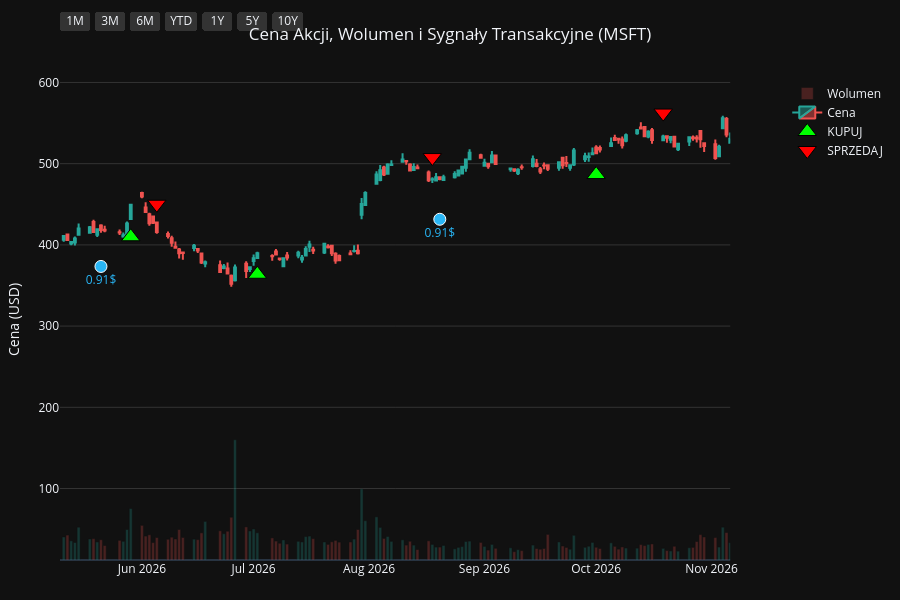
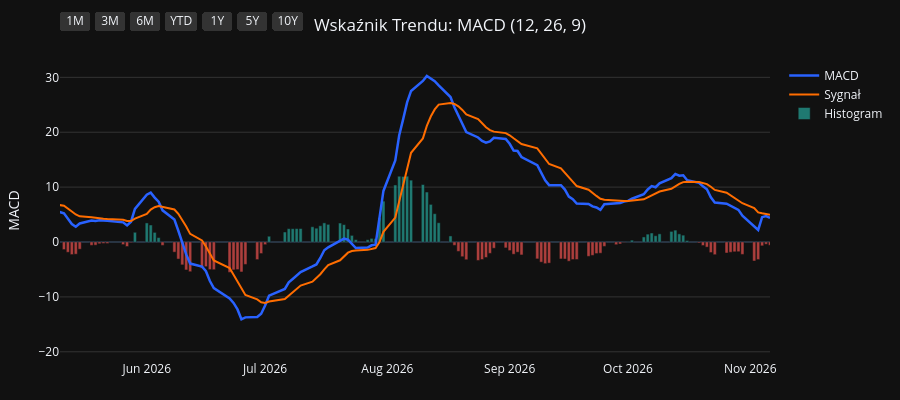
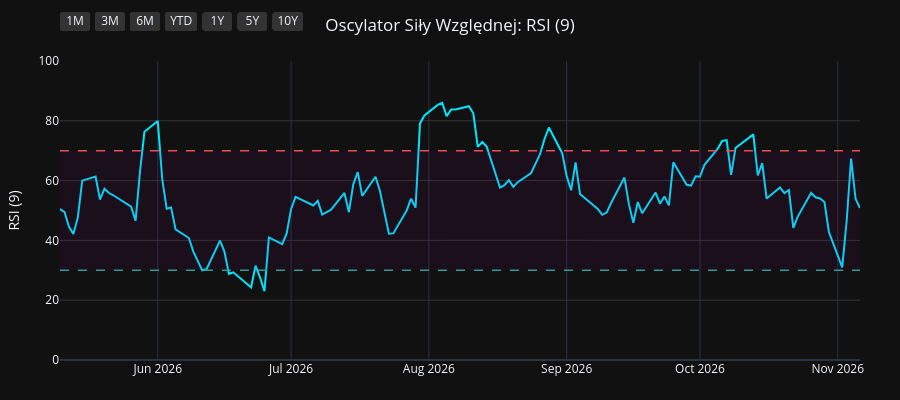
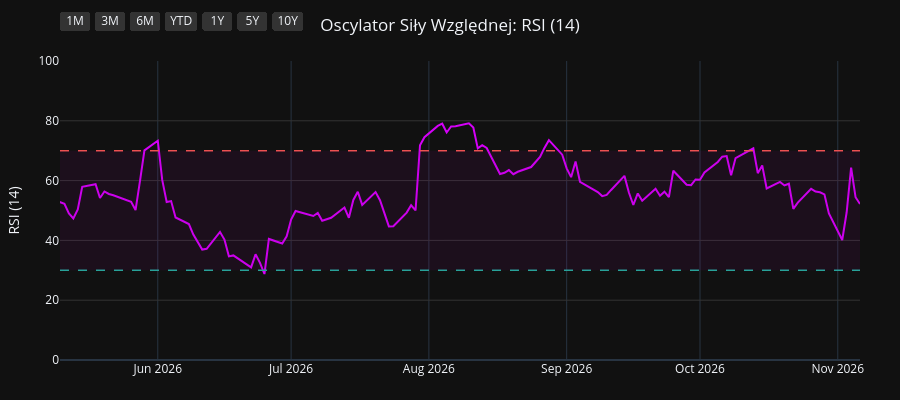

The cell these charts' notebook holds for them, in order:
### Code cell
import os
import yfinance as yf
import pandas as pd
import pandas_ta as ta
import plotly.graph_objects as go
from plotly.subplots import make_subplots

# 1. Pobranie i przygotowanie danych
symbol = os.environ.get("STOCK_TICKER", "").strip().upper()
if not symbol:
    raise RuntimeError("Set STOCK_TICKER before running price_extractor.ipynb")
df = yf.Ticker(symbol).history(period="10y")
df.index = df.index.tz_localize(None)

# Wskaźniki i sygnały
df.ta.macd(fast=12, slow=26, signal=9, append=True)
df.ta.rsi(length=9, append=True)
df.ta.rsi(length=14, append=True)
df.ta.rsi(length=21, append=True)
df.dropna(inplace=True)

macd = df['MACD_12_26_9']
signal = df['MACDs_12_26_9']
wczorajszy_macd = macd.shift(1)
wczorajszy_signal = signal.shift(1)

df['Decyzja'] = 'BRAK'
df.loc[(macd > signal) & (wczorajszy_macd <= wczorajszy_signal), 'Decyzja'] = 'KUPUJ'
df.loc[(macd < signal) & (wczorajszy_macd >= wczorajszy_signal), 'Decyzja'] = 'SPRZEDAJ'

df_kupuj = df[df['Decyzja'] == 'KUPUJ']
df_sprzedaj = df[df['Decyzja'] == 'SPRZEDAJ']
df_dywidendy = df[df['Dividends'] > 0]
df_splity = df[df['Stock Splits'] > 0]

# Wspólna konfiguracja osi X
konfiguracja_osi_x = dict(
    type="date",
    showspikes=True, spikemode="across", spikesnap="cursor", spikedash="dot", spikecolor="#ffffff", spikethickness=1, hoverformat="%Y-%m-%d",
    rangeselector=dict(
        buttons=list([
            dict(count=1, label="1M", step="month", stepmode="backward"),
            dict(count=3, label="3M", step="month", stepmode="backward"),
            dict(count=6, label="6M", step="month", stepmode="backward"),
            dict(count=1, label="YTD", step="year", stepmode="todate"),
            dict(count=1, label="1Y", step="year", stepmode="backward"),
            dict(count=5, label="5Y", step="year", stepmode="backward"),
            dict(step="all", label="10Y")
        ]),
        bgcolor="#333333", activecolor="#2962ff", x=0, y=1.1
    )
)

# ==========================================
# WYKRES 1: CENA + WOLUMEN + SYGNAŁY
# ==========================================
fig1 = make_subplots(specs=[[{"secondary_y": True}]])

kolory_wolumenu = ['#26a69a' if row['Close'] >= row['Open'] else '#ef5350' for index, row in df.iterrows()]
fig1.add_trace(go.Bar(x=df.index, y=df['Volume'], marker_color=kolory_wolumenu, opacity=0.25, name='Wolumen'), secondary_y=True)
fig1.add_trace(go.Candlestick(x=df.index, open=df['Open'], high=df['High'], low=df['Low'], close=df['Close'], name='Cena', increasing_line_color='#26a69a', decreasing_line_color='#ef5350'), secondary_y=False)
fig1.add_trace(go.Scatter(x=df_kupuj.index, y=df_kupuj['Low'] * 0.95, customdata=df_kupuj[['Low', 'High']], mode='markers', marker=dict(symbol='triangle-up', size=16, color='#00ff00', line=dict(width=1, color='black')), name='KUPUJ', hovertemplate='KUPUJ<br>Najniższa: %{customdata[0]:.2f}<br>Najwyższa: %{customdata[1]:.2f}<extra></extra>'), secondary_y=False)
fig1.add_trace(go.Scatter(x=df_sprzedaj.index, y=df_sprzedaj['High'] * 1.05, customdata=df_sprzedaj[['Low', 'High']], mode='markers', marker=dict(symbol='triangle-down', size=16, color='#ff0000', line=dict(width=1, color='black')), name='SPRZEDAJ', hovertemplate='SPRZEDAJ<br>Najniższa: %{customdata[0]:.2f}<br>Najwyższa: %{customdata[1]:.2f}<extra></extra>'), secondary_y=False)

if not df_dywidendy.empty:
    fig1.add_trace(go.Scatter(x=df_dywidendy.index, y=df_dywidendy['Low'] * 0.90, mode='markers+text', marker=dict(symbol='circle', size=12, color='#29b6f6', line=dict(width=1, color='white')), text=df_dywidendy['Dividends'].apply(lambda x: f"{x}$"), textposition="bottom center", name='Dywidenda', showlegend=False, hovertemplate='Dywidenda: %{text}<extra></extra>', textfont=dict(color="#29b6f6")), secondary_y=False)
if not df_splity.empty:
                    fig1.add_trace(go.Scatter(x=df_splity.index, y=df_splity['High'], mode='markers+text', marker=dict(symbol='star', size=16, color='#ffee58', line=dict(width=1, color='black')), text=df_splity['Stock Splits'].apply(lambda x: f"{x:g}:1" if x >= 1 else f"1:{1 / x:g}"), textposition="top center", name='Split', hovertemplate='%{text}<extra></extra>', textfont=dict(color="#ffee58")), secondary_y=False)

fig1.update_layout(title=dict(text=f"Cena Akcji, Wolumen i Sygnały Transakcyjne ({symbol})", x=0.5, xanchor='center'), dragmode='pan', xaxis_rangeslider_visible=False, template='plotly_dark', height=600, hovermode='x unified', margin=dict(l=60, r=40, t=60, b=40))
fig1.update_xaxes(**konfiguracja_osi_x)
fig1.update_xaxes(range=[df.index.max() - pd.Timedelta(days=180), df.index.max()])
fig1.update_yaxes(title_text="Cena (USD)", secondary_y=False, gridcolor='#333333')
fig1.update_yaxes(range=[0, df['Volume'].max() * 4], showgrid=False, showticklabels=False, secondary_y=True)
fig1.show(config={'scrollZoom': True})

# ==========================================
# WYKRES 2: WSKAŹNIK MACD
# ==========================================
fig2 = go.Figure()
fig2.add_trace(go.Scatter(x=df.index, y=df['MACD_12_26_9'], line=dict(color='#2962ff', width=2.5), name='MACD'))
fig2.add_trace(go.Scatter(x=df.index, y=df['MACDs_12_26_9'], line=dict(color='#ff6d00', width=2), name='Sygnał'))
kolory_macd = ['#26a69a' if val >= 0 else '#ef5350' for val in df['MACDh_12_26_9']]
fig2.add_trace(go.Bar(x=df.index, y=df['MACDh_12_26_9'], marker_color=kolory_macd, name='Histogram', opacity=0.7))
fig2.update_layout(title=dict(text="Wskaźnik Trendu: MACD (12, 26, 9)", x=0.5, xanchor='center'), dragmode='pan', xaxis_rangeslider_visible=False, template='plotly_dark', height=400, hovermode='x unified', margin=dict(l=60, r=40, t=60, b=40))
fig2.update_xaxes(**konfiguracja_osi_x)
fig2.update_xaxes(range=[df.index.max() - pd.Timedelta(days=180), df.index.max()])
fig2.update_yaxes(title_text="MACD", gridcolor='#333333')
fig2.show(config={'scrollZoom': True})

# ==========================================
# WYKRES 3: OSCYLATOR RSI (9)
# ==========================================
fig3 = go.Figure()
fig3.add_trace(go.Scatter(x=df.index, y=df['RSI_9'], line=dict(color='#00e5ff', width=2), name='RSI (9)'))
fig3.add_hline(y=70, line_dash="dash", line_color="#ef5350", line_width=1.5)
fig3.add_hline(y=30, line_dash="dash", line_color="#26a69a", line_width=1.5)
fig3.add_hrect(y0=30, y1=70, line_width=0, fillcolor="purple", opacity=0.1)
fig3.update_layout(title=dict(text="Oscylator Siły Względnej: RSI (9)", x=0.5, xanchor='center'), dragmode='pan', xaxis_rangeslider_visible=False, template='plotly_dark', height=400, hovermode='x unified', margin=dict(l=60, r=40, t=60, b=40))
fig3.update_xaxes(**konfiguracja_osi_x)
fig3.update_xaxes(range=[df.index.max() - pd.Timedelta(days=180), df.index.max()])
fig3.update_yaxes(title_text="RSI (9)", range=[0, 100], gridcolor='#333333')
fig3.show(config={'scrollZoom': True})

# ==========================================
# WYKRES 4: OSCYLATOR RSI (14)
# ==========================================
fig4 = go.Figure()
fig4.add_trace(go.Scatter(x=df.index, y=df['RSI_14'], line=dict(color='#d500f9', width=2), name='RSI (14)'))
fig4.add_hline(y=70, line_dash="dash", line_color="#ef5350", line_width=1.5)
fig4.add_hline(y=30, line_dash="dash", line_color="#26a69a", line_width=1.5)
fig4.add_hrect(y0=30, y1=70, line_width=0, fillcolor="purple", opacity=0.1)
fig4.update_layout(title=dict(text="Oscylator Siły Względnej: RSI (14)", x=0.5, xanchor='center'), dragmode='pan', xaxis_rangeslider_visible=False, template='plotly_dark', height=400, hovermode='x unified', margin=dict(l=60, r=40, t=60, b=40))
fig4.update_xaxes(**konfiguracja_osi_x)
fig4.update_xaxes(range=[df.index.max() - pd.Timedelta(days=180), df.index.max()])
fig4.update_yaxes(title_text="RSI (14)", range=[0, 100], gridcolor='#333333')
fig4.show(config={'scrollZoom': True})

# ==========================================
# WYKRES 5: OSCYLATOR RSI (21)
# ==========================================
fig5 = go.Figure()
fig5.add_trace(go.Scatter(x=df.index, y=df['RSI_21'], line=dict(color='#64dd17', width=2), name='RSI (21)'))
fig5.add_hline(y=70, line_dash="dash", line_color="#ef5350", line_width=1.5)
fig5.add_hline(y=30, line_dash="dash", line_color="#26a69a", line_width=1.5)
fig5.add_hrect(y0=30, y1=70, line_width=0, fillcolor="purple", opacity=0.1)
fig5.update_layout(title=dict(text="Oscylator Siły Względnej: RSI (21)", x=0.5, xanchor='center'), dragmode='pan', xaxis_rangeslider_visible=False, template='plotly_dark', height=400, hovermode='x unified', margin=dict(l=60, r=40, t=60, b=40))
fig5.update_xaxes(**konfiguracja_osi_x)
fig5.update_xaxes(range=[df.index.max() - pd.Timedelta(days=180), df.index.max()])
fig5.update_yaxes(title_text="RSI (21)", range=[0, 100], gridcolor='#333333')
fig5.show(config={'scrollZoom': True})

### Figure 1 — Plotly figure (JSON) as saved in the notebook; plotly's stock layout.template omitted (floating-point values rounded to 4 significant figures; data arrays with more than 128 entries replaced by an {"elided": "..."} marker saying what was removed)
{"data": [{"marker": {"color": {"elided": "2481 str values"}}, "name": "Wolumen", "opacity": 0.25, "type": "bar", "x": {"elided": "2481 str values"}, "xaxis": "x", "y": {"elided": "2481 int values"}, "yaxis": "y2"}, {"close": {"elided": "2481 float values"}, "decreasing": {"line": {"color": "#ef5350"}}, "high": {"elided": "2481 float values"}, "increasing": {"line": {"color": "#26a69a"}}, "low": {"elided": "2481 float values"}, "name": "Cena", "open": {"elided": "2481 float values"}, "type": "candlestick", "x": {"elided": "2481 str values"}, "xaxis": "x", "yaxis": "y"}, {"customdata": {"elided": "105x2 float values"}, "hovertemplate": "KUPUJ<br>Najniższa: %{customdata[0]:.2f}<br>Najwyższa: %{customdata[1]:.2f}<extra></extra>", "marker": {"color": "#00ff00", "line": {"color": "black", "width": 1}, "size": 16, "symbol": "triangle-up"}, "mode": "markers", "name": "KUPUJ", "type": "scatter", "x": ["2017-01-25T00:00:00", "2017-02-14T00:00:00", "2017-03-28T00:00:00", "2017-04-24T00:00:00", "2017-05-26T00:00:00", "2017-07-12T00:00:00", "2017-08-16T00:00:00", "2017-08-30T00:00:00", "2017-10-05T00:00:00", "2017-12-12T00:00:00", "2018-01-05T00:00:00", "2018-02-20T00:00:00", "2018-04-10T00:00:00", "2018-05-01T00:00:00", "2018-05-07T00:00:00", "2018-07-09T00:00:00", "2018-08-09T00:00:00", "2018-08-29T00:00:00", "2018-09-13T00:00:00", "2018-11-05T00:00:00", "2018-11-27T00:00:00", "2019-01-07T00:00:00", "2019-02-05T00:00:00", "2019-02-12T00:00:00", "2019-03-12T00:00:00", "2019-04-18T00:00:00", "2019-06-07T00:00:00", "2019-07-26T00:00:00", "2019-08-21T00:00:00", "2019-08-30T00:00:00", "2019-09-18T00:00:00", "2019-10-11T00:00:00", "2019-10-25T00:00:00", "2019-12-16T00:00:00", "2020-01-09T00:00:00", "2020-01-30T00:00:00", "2020-03-26T00:00:00", "2020-06-09T00:00:00", "2020-06-16T00:00:00", "2020-08-04T00:00:00", "2020-08-20T00:00:00", "2020-09-29T00:00:00", "2020-11-05T00:00:00", "2020-12-01T00:00:00", "2020-12-16T00:00:00", "2021-01-21T00:00:00", "2021-03-16T00:00:00", "2021-03-23T00:00:00", "2021-03-26T00:00:00", "2021-04-01T00:00:00", "2021-05-25T00:00:00", "2021-07-23T00:00:00", "2021-08-19T00:00:00", "2021-10-08T00:00:00", "2021-12-27T00:00:00", "2022-01-31T00:00:00", "2022-02-25T00:00:00", "2022-03-16T00:00:00", "2022-05-02T00:00:00", "2022-05-25T00:00:00", "2022-06-23T00:00:00", "2022-07-20T00:00:00", "2022-07-27T00:00:00", "2022-10-03T00:00:00", "2022-10-17T00:00:00", "2022-11-10T00:00:00", "2022-12-13T00:00:00", "2023-01-13T00:00:00", "2023-03-15T00:00:00", "2023-04-27T00:00:00", "2023-05-18T00:00:00", "2023-05-25T00:00:00", "2023-06-15T00:00:00", "2023-07-17T00:00:00", "2023-07-25T00:00:00", "2023-08-23T00:00:00", "2023-10-06T00:00:00", "2024-01-10T00:00:00", "2024-02-07T00:00:00", "2024-03-14T00:00:00", "2024-05-06T00:00:00", "2024-06-11T00:00:00", "2024-08-14T00:00:00", "2024-09-10T00:00:00", "2024-10-22T00:00:00", "2024-11-08T00:00:00", "2024-11-26T00:00:00", "2025-01-21T00:00:00", "2025-02-20T00:00:00", "2025-03-17T00:00:00", "2025-04-10T00:00:00", "2025-04-24T00:00:00", "2025-06-26T00:00:00", "2025-07-31T00:00:00", "2025-09-15T00:00:00", "2025-10-23T00:00:00", "2025-12-02T00:00:00", "2025-12-05T00:00:00", "2026-01-07T00:00:00", "2026-01-27T00:00:00", "2026-02-25T00:00:00", "2026-04-06T00:00:00", "2026-05-29T00:00:00", "2026-07-02T00:00:00", "2026-10-01T00:00:00"], "xaxis": "x", "y": [53.89, 54.7, 55.24, 57.33, 59.74, 60.62, 63.21, 62.92, 64.76, 73.87, 75.91, 79.39, 79.94, 80.94, 82.96, 88.7, 96.02, 96.98, 98.61, 93.13, 93.06, 89.19, 93.59, 93.17, 99.92, 107.6, 114.2, 124.9, 123.3, 121.7, 122.0, 124.6, 124.3, 138.8, 144.3, 153.1, 133.4, 168.8, 172.6, 189.5, 188.7, 186.8, 199.8, 193.3, 194.5, 201.5, 214.2, 215.2, 210.2, 216.1, 228.2, 260.7, 263.2, 267.8, 306.4, 279.8, 266.9, 259.2, 252.8, 235.9, 232.7, 237.5, 237.5, 215.7, 216.2, 216.1, 233.3, 216.6, 239.6, 272.9, 290.6, 296.4, 312.3, 317.0, 319.6, 300.3, 293.6, 350.0, 378.9, 389.5, 378.7, 397.0, 385.0, 381.3, 391.0, 394.5, 392.5, 398.8, 387.4, 362.0, 345.4, 352.3, 463.6, 500.4, 477.7, 488.7, 459.1, 452.1, 451.2, 446.7, 369.2, 349.6, 410.0, 363.8, 486.6], "yaxis": "y"}, {"customdata": {"elided": "106x2 float values"}, "hovertemplate": "SPRZEDAJ<br>Najniższa: %{customdata[0]:.2f}<br>Najwyższa: %{customdata[1]:.2f}<extra></extra>", "marker": {"color": "#ff0000", "line": {"color": "black", "width": 1}, "size": 16, "symbol": "triangle-down"}, "mode": "markers", "name": "SPRZEDAJ", "type": "scatter", "x": ["2016-12-28T00:00:00", "2017-02-02T00:00:00", "2017-02-27T00:00:00", "2017-04-10T00:00:00", "2017-05-11T00:00:00", "2017-06-12T00:00:00", "2017-07-31T00:00:00", "2017-08-17T00:00:00", "2017-09-21T00:00:00", "2017-11-13T00:00:00", "2017-12-22T00:00:00", "2018-02-05T00:00:00", "2018-03-14T00:00:00", "2018-04-30T00:00:00", "2018-05-02T00:00:00", "2018-06-13T00:00:00", "2018-07-31T00:00:00", "2018-08-10T00:00:00", "2018-09-06T00:00:00", "2018-10-04T00:00:00", "2018-11-19T00:00:00", "2018-12-14T00:00:00", "2019-02-01T00:00:00", "2019-02-11T00:00:00", "2019-03-08T00:00:00", "2019-03-27T00:00:00", "2019-05-06T00:00:00", "2019-06-27T00:00:00", "2019-07-31T00:00:00", "2019-08-23T00:00:00", "2019-09-11T00:00:00", "2019-10-01T00:00:00", "2019-10-22T00:00:00", "2019-12-02T00:00:00", "2020-01-06T00:00:00", "2020-01-27T00:00:00", "2020-02-21T00:00:00", "2020-05-13T00:00:00", "2020-06-15T00:00:00", "2020-07-15T00:00:00", "2020-08-11T00:00:00", "2020-09-04T00:00:00", "2020-10-23T00:00:00", "2020-11-18T00:00:00", "2020-12-09T00:00:00", "2021-01-04T00:00:00", "2021-02-18T00:00:00", "2021-03-18T00:00:00", "2021-03-25T00:00:00", "2021-03-30T00:00:00", "2021-04-28T00:00:00", "2021-07-19T00:00:00", "2021-07-28T00:00:00", "2021-09-01T00:00:00", "2021-11-15T00:00:00", "2022-01-04T00:00:00", "2022-02-17T00:00:00", "2022-03-07T00:00:00", "2022-04-07T00:00:00", "2022-05-09T00:00:00", "2022-06-13T00:00:00", "2022-07-14T00:00:00", "2022-07-26T00:00:00", "2022-08-22T00:00:00", "2022-10-11T00:00:00", "2022-11-01T00:00:00", "2022-12-08T00:00:00", "2022-12-16T00:00:00", "2023-02-17T00:00:00", "2023-04-12T00:00:00", "2023-05-15T00:00:00", "2023-05-24T00:00:00", "2023-06-07T00:00:00", "2023-06-21T00:00:00", "2023-07-24T00:00:00", "2023-07-26T00:00:00", "2023-09-20T00:00:00", "2023-11-30T00:00:00", "2024-02-06T00:00:00", "2024-02-13T00:00:00", "2024-03-28T00:00:00", "2024-05-31T00:00:00", "2024-07-11T00:00:00", "2024-09-06T00:00:00", "2024-10-01T00:00:00", "2024-10-31T00:00:00", "2024-11-18T00:00:00", "2024-12-19T00:00:00", "2025-01-31T00:00:00", "2025-02-24T00:00:00", "2025-04-03T00:00:00", "2025-04-21T00:00:00", "2025-05-23T00:00:00", "2025-07-01T00:00:00", "2025-08-07T00:00:00", "2025-10-13T00:00:00", "2025-11-03T00:00:00", "2025-12-03T00:00:00", "2026-01-05T00:00:00", "2026-01-13T00:00:00", "2026-01-29T00:00:00", "2026-03-20T00:00:00", "2026-05-04T00:00:00", "2026-06-05T00:00:00", "2026-08-18T00:00:00", "2026-10-19T00:00:00"], "xaxis": "x", "y": [59.51, 59.52, 60.95, 62.16, 64.91, 66.43, 69.75, 70.53, 71.84, 80.15, 82.17, 89.48, 91.99, 92.94, 91.76, 98.78, 103.3, 106.2, 105.9, 111.6, 106.0, 106.7, 101.6, 104.0, 108.5, 115.9, 126.0, 132.6, 138.2, 136.6, 134.5, 138.5, 138.2, 150.4, 157.6, 161.9, 182.3, 182.8, 190.1, 210.5, 206.8, 218.0, 216.0, 215.4, 215.5, 223.3, 244.8, 235.0, 237.8, 234.7, 257.4, 282.0, 291.8, 307.5, 340.5, 338.4, 300.3, 293.1, 307.2, 275.5, 252.5, 258.7, 263.5, 287.0, 232.8, 239.5, 253.5, 254.6, 265.7, 293.2, 316.6, 324.0, 342.5, 345.8, 355.2, 352.9, 338.1, 390.8, 419.4, 421.6, 434.5, 430.0, 479.6, 424.5, 442.9, 430.2, 432.5, 459.0, 435.7, 424.9, 391.8, 378.3, 471.7, 517.8, 549.1, 537.8, 546.7, 505.2, 496.7, 496.4, 461.7, 404.7, 440.0, 450.1, 507.5, 562.3], "yaxis": "y"}, {"hovertemplate": "Dywidenda: %{text}<extra></extra>", "marker": {"color": "#29b6f6", "line": {"color": "white", "width": 1}, "size": 12, "symbol": "circle"}, "mode": "markers+text", "name": "Dywidenda", "showlegend": false, "text": ["0.39$", "0.39$", "0.39$", "0.42$", "0.42$", "0.42$", "0.42$", "0.46$", "0.46$", "0.46$", "0.46$", "0.51$", "0.51$", "0.51$", "0.51$", "0.56$", "0.56$", "0.56$", "0.56$", "0.62$", "0.62$", "0.62$", "0.62$", "0.68$", "0.68$", "0.68$", "0.68$", "0.75$", "0.75$", "0.75$", "0.75$", "0.83$", "0.83$", "0.83$", "0.83$", "0.91$", "0.91$", "0.91$", "0.91$"], "textfont": {"color": "#29b6f6"}, "textposition": "bottom center", "type": "scatter", "x": ["2017-02-14T00:00:00", "2017-05-16T00:00:00", "2017-08-15T00:00:00", "2017-11-15T00:00:00", "2018-02-14T00:00:00", "2018-05-16T00:00:00", "2018-08-15T00:00:00", "2018-11-14T00:00:00", "2019-02-20T00:00:00", "2019-05-15T00:00:00", "2019-08-14T00:00:00", "2019-11-20T00:00:00", "2020-02-19T00:00:00", "2020-05-20T00:00:00", "2020-08-19T00:00:00", "2020-11-18T00:00:00", "2021-02-17T00:00:00", "2021-05-19T00:00:00", "2021-08-18T00:00:00", "2021-11-17T00:00:00", "2022-02-16T00:00:00", "2022-05-18T00:00:00", "2022-08-17T00:00:00", "2022-11-16T00:00:00", "2023-02-15T00:00:00", "2023-05-17T00:00:00", "2023-08-16T00:00:00", "2023-11-15T00:00:00", "2024-02-14T00:00:00", "2024-05-15T00:00:00", "2024-08-15T00:00:00", "2024-11-21T00:00:00", "2025-02-20T00:00:00", "2025-05-15T00:00:00", "2025-08-21T00:00:00", "2025-11-20T00:00:00", "2026-02-19T00:00:00", "2026-05-21T00:00:00", "2026-08-20T00:00:00"], "xaxis": "x", "y": [51.82, 55.49, 59.78, 68.02, 73.06, 80.19, 89.0, 87.42, 89.32, 104.3, 113.1, 126.1, 158.8, 157.1, 179.1, 181.0, 207.2, 205.7, 250.7, 292.5, 254.7, 219.7, 252.1, 210.0, 233.1, 272.7, 281.2, 323.5, 357.2, 369.0, 370.0, 364.2, 367.0, 401.4, 448.8, 425.3, 355.6, 373.4, 431.6], "yaxis": "y"}], "layout": {"dragmode": "pan", "height": 600, "hovermode": "x unified", "margin": {"b": 40, "l": 60, "r": 40, "t": 60}, "title": {"text": "Cena Akcji, Wolumen i Sygnały Transakcyjne (MSFT)", "x": 0.5, "xanchor": "center"}, "xaxis": {"anchor": "y", "domain": [0.0, 0.94], "hoverformat": "%Y-%m-%d", "range": ["2026-05-10T00:00:00", "2026-11-06T00:00:00"], "rangeselector": {"activecolor": "#2962ff", "bgcolor": "#333333", "buttons": [{"count": 1, "label": "1M", "step": "month", "stepmode": "backward"}, {"count": 3, "label": "3M", "step": "month", "stepmode": "backward"}, {"count": 6, "label": "6M", "step": "month", "stepmode": "backward"}, {"count": 1, "label": "YTD", "step": "year", "stepmode": "todate"}, {"count": 1, "label": "1Y", "step": "year", "stepmode": "backward"}, {"count": 5, "label": "5Y", "step": "year", "stepmode": "backward"}, {"label": "10Y", "step": "all"}], "x": 0, "y": 1.1}, "rangeslider": {"visible": false}, "showspikes": true, "spikecolor": "#ffffff", "spikedash": "dot", "spikemode": "across", "spikesnap": "cursor", "spikethickness": 1, "type": "date"}, "yaxis": {"anchor": "x", "domain": [0.0, 1.0], "gridcolor": "#333333", "title": {"text": "Cena (USD)"}}, "yaxis2": {"anchor": "x", "overlaying": "y", "range": [0, 744806400], "showgrid": false, "showticklabels": false, "side": "right"}}}

### Figure 2 — Plotly figure (JSON) as saved in the notebook; plotly's stock layout.template omitted (floating-point values rounded to 4 significant figures; data arrays with more than 128 entries replaced by an {"elided": "..."} marker saying what was removed)
{"data": [{"line": {"color": "#2962ff", "width": 2.5}, "name": "MACD", "type": "scatter", "x": {"elided": "2481 str values"}, "y": {"elided": "2481 float values"}}, {"line": {"color": "#ff6d00", "width": 2}, "name": "Sygnał", "type": "scatter", "x": {"elided": "2481 str values"}, "y": {"elided": "2481 float values"}}, {"marker": {"color": {"elided": "2481 str values"}}, "name": "Histogram", "opacity": 0.7, "type": "bar", "x": {"elided": "2481 str values"}, "y": {"elided": "2481 float values"}}], "layout": {"dragmode": "pan", "height": 400, "hovermode": "x unified", "margin": {"b": 40, "l": 60, "r": 40, "t": 60}, "title": {"text": "Wskaźnik Trendu: MACD (12, 26, 9)", "x": 0.5, "xanchor": "center"}, "xaxis": {"hoverformat": "%Y-%m-%d", "range": ["2026-05-10T00:00:00", "2026-11-06T00:00:00"], "rangeselector": {"activecolor": "#2962ff", "bgcolor": "#333333", "buttons": [{"count": 1, "label": "1M", "step": "month", "stepmode": "backward"}, {"count": 3, "label": "3M", "step": "month", "stepmode": "backward"}, {"count": 6, "label": "6M", "step": "month", "stepmode": "backward"}, {"count": 1, "label": "YTD", "step": "year", "stepmode": "todate"}, {"count": 1, "label": "1Y", "step": "year", "stepmode": "backward"}, {"count": 5, "label": "5Y", "step": "year", "stepmode": "backward"}, {"label": "10Y", "step": "all"}], "x": 0, "y": 1.1}, "rangeslider": {"visible": false}, "showspikes": true, "spikecolor": "#ffffff", "spikedash": "dot", "spikemode": "across", "spikesnap": "cursor", "spikethickness": 1, "type": "date"}, "yaxis": {"gridcolor": "#333333", "title": {"text": "MACD"}}}}

### Figure 3 — Plotly figure (JSON) as saved in the notebook; plotly's stock layout.template omitted (floating-point values rounded to 4 significant figures; data arrays with more than 128 entries replaced by an {"elided": "..."} marker saying what was removed)
{"data": [{"line": {"color": "#00e5ff", "width": 2}, "name": "RSI (9)", "type": "scatter", "x": {"elided": "2481 str values"}, "y": {"elided": "2481 float values"}}], "layout": {"dragmode": "pan", "height": 400, "hovermode": "x unified", "margin": {"b": 40, "l": 60, "r": 40, "t": 60}, "shapes": [{"line": {"color": "#ef5350", "dash": "dash", "width": 1.5}, "type": "line", "x0": 0, "x1": 1, "xref": "x domain", "y0": 70, "y1": 70, "yref": "y"}, {"line": {"color": "#26a69a", "dash": "dash", "width": 1.5}, "type": "line", "x0": 0, "x1": 1, "xref": "x domain", "y0": 30, "y1": 30, "yref": "y"}, {"fillcolor": "purple", "line": {"width": 0}, "opacity": 0.1, "type": "rect", "x0": 0, "x1": 1, "xref": "x domain", "y0": 30, "y1": 70, "yref": "y"}], "title": {"text": "Oscylator Siły Względnej: RSI (9)", "x": 0.5, "xanchor": "center"}, "xaxis": {"hoverformat": "%Y-%m-%d", "range": ["2026-05-10T00:00:00", "2026-11-06T00:00:00"], "rangeselector": {"activecolor": "#2962ff", "bgcolor": "#333333", "buttons": [{"count": 1, "label": "1M", "step": "month", "stepmode": "backward"}, {"count": 3, "label": "3M", "step": "month", "stepmode": "backward"}, {"count": 6, "label": "6M", "step": "month", "stepmode": "backward"}, {"count": 1, "label": "YTD", "step": "year", "stepmode": "todate"}, {"count": 1, "label": "1Y", "step": "year", "stepmode": "backward"}, {"count": 5, "label": "5Y", "step": "year", "stepmode": "backward"}, {"label": "10Y", "step": "all"}], "x": 0, "y": 1.1}, "rangeslider": {"visible": false}, "showspikes": true, "spikecolor": "#ffffff", "spikedash": "dot", "spikemode": "across", "spikesnap": "cursor", "spikethickness": 1, "type": "date"}, "yaxis": {"gridcolor": "#333333", "range": [0, 100], "title": {"text": "RSI (9)"}}}}

### Figure 4 — Plotly figure (JSON) as saved in the notebook; plotly's stock layout.template omitted (floating-point values rounded to 4 significant figures; data arrays with more than 128 entries replaced by an {"elided": "..."} marker saying what was removed)
{"data": [{"line": {"color": "#d500f9", "width": 2}, "name": "RSI (14)", "type": "scatter", "x": {"elided": "2481 str values"}, "y": {"elided": "2481 float values"}}], "layout": {"dragmode": "pan", "height": 400, "hovermode": "x unified", "margin": {"b": 40, "l": 60, "r": 40, "t": 60}, "shapes": [{"line": {"color": "#ef5350", "dash": "dash", "width": 1.5}, "type": "line", "x0": 0, "x1": 1, "xref": "x domain", "y0": 70, "y1": 70, "yref": "y"}, {"line": {"color": "#26a69a", "dash": "dash", "width": 1.5}, "type": "line", "x0": 0, "x1": 1, "xref": "x domain", "y0": 30, "y1": 30, "yref": "y"}, {"fillcolor": "purple", "line": {"width": 0}, "opacity": 0.1, "type": "rect", "x0": 0, "x1": 1, "xref": "x domain", "y0": 30, "y1": 70, "yref": "y"}], "title": {"text": "Oscylator Siły Względnej: RSI (14)", "x": 0.5, "xanchor": "center"}, "xaxis": {"hoverformat": "%Y-%m-%d", "range": ["2026-05-10T00:00:00", "2026-11-06T00:00:00"], "rangeselector": {"activecolor": "#2962ff", "bgcolor": "#333333", "buttons": [{"count": 1, "label": "1M", "step": "month", "stepmode": "backward"}, {"count": 3, "label": "3M", "step": "month", "stepmode": "backward"}, {"count": 6, "label": "6M", "step": "month", "stepmode": "backward"}, {"count": 1, "label": "YTD", "step": "year", "stepmode": "todate"}, {"count": 1, "label": "1Y", "step": "year", "stepmode": "backward"}, {"count": 5, "label": "5Y", "step": "year", "stepmode": "backward"}, {"label": "10Y", "step": "all"}], "x": 0, "y": 1.1}, "rangeslider": {"visible": false}, "showspikes": true, "spikecolor": "#ffffff", "spikedash": "dot", "spikemode": "across", "spikesnap": "cursor", "spikethickness": 1, "type": "date"}, "yaxis": {"gridcolor": "#333333", "range": [0, 100], "title": {"text": "RSI (14)"}}}}
